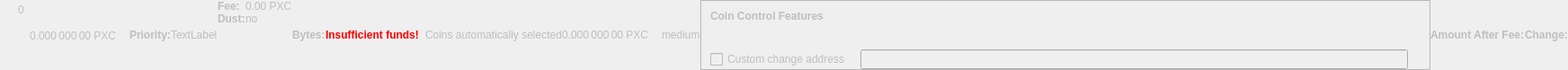
    <widget class="QWidget" name="dummyHideWidget" native="true">
     <property name="enabled">
      <bool>false</bool>
     </property>
     <property name="maximumSize">
      <size>
       <width>100</width>
       <height>22</height>
      </size>
     </property>
     <layout class="QHBoxLayout" name="dummyHideLayout">
      <property name="spacing">
       <number>0</number>
      </property>
      <property name="leftMargin">
       <number>0</number>
      </property>
      <property name="topMargin">
       <number>0</number>
      </property>
      <property name="rightMargin">
       <number>0</number>
      </property>
      <property name="bottomMargin">
       <number>0</number>
      </property>
      <item>
       <layout class="QFormLayout" name="formLayoutCoinControl1">
        <property name="horizontalSpacing">
         <number>10</number>
        </property>
        <property name="verticalSpacing">
         <number>14</number>
        </property>
        <property name="leftMargin">
         <number>10</number>
        </property>
        <property name="topMargin">
         <number>4</number>
        </property>
        <property name="rightMargin">
         <number>6</number>
        </property>
        <item row="0" column="1">
         <widget class="QLabel" name="labelCoinControlBytes">
          <property name="cursor">
           <cursorShape>IBeamCursor</cursorShape>
          </property>
          <property name="contextMenuPolicy">
           <enum>Qt::ActionsContextMenu</enum>
          </property>
          <property name="text">
           <string notr="true">0</string>
          </property>
          <property name="textInteractionFlags">
           <set>Qt::LinksAccessibleByMouse|Qt::TextSelectableByKeyboard|Qt::TextSelectableByMouse</set>
          </property>
         </widget>
        </item>
       </layout>
      </item>
      <item>
       <widget class="QLabel" name="labelCoinControlAfterFee">
        <property name="enabled">
         <bool>false</bool>
        </property>
        <property name="sizePolicy">
         <sizepolicy hsizetype="Fixed" vsizetype="Fixed">
          <horstretch>0</horstretch>
          <verstretch>0</verstretch>
         </sizepolicy>
        </property>
        <property name="minimumSize">
         <size>
          <width>111</width>
          <height>12</height>
         </size>
        </property>
        <property name="maximumSize">
         <size>
          <width>111</width>
          <height>12</height>
         </size>
        </property>
        <property name="cursor">
         <cursorShape>IBeamCursor</cursorShape>
        </property>
        <property name="contextMenuPolicy">
         <enum>Qt::ActionsContextMenu</enum>
        </property>
        <property name="text">
         <string notr="true">0.000 000 00 PXC</string>
        </property>
        <property name="textInteractionFlags">
         <set>Qt::LinksAccessibleByMouse|Qt::TextSelectableByKeyboard|Qt::TextSelectableByMouse</set>
        </property>
       </widget>
      </item>
      <item>
       <widget class="QLabel" name="labelCoinControlPriorityText">
        <property name="enabled">
         <bool>false</bool>
        </property>
        <property name="font">
         <font>
          <weight>75</weight>
          <bold>true</bold>
         </font>
        </property>
        <property name="text">
         <string>Priority:</string>
        </property>
       </widget>
      </item>
      <item>
       <layout class="QHBoxLayout" name="horizontalLayout">
        <item>
         <widget class="QLabel" name="WarningLabel">
          <property name="text">
           <string>TextLabel</string>
          </property>
         </widget>
        </item>
       </layout>
      </item>
      <item>
       <layout class="QFormLayout" name="formLayoutCoinControl3">
        <property name="horizontalSpacing">
         <number>0</number>
        </property>
        <property name="verticalSpacing">
         <number>0</number>
        </property>
        <property name="leftMargin">
         <number>0</number>
        </property>
        <property name="topMargin">
         <number>0</number>
        </property>
        <property name="rightMargin">
         <number>0</number>
        </property>
        <item row="0" column="0">
         <widget class="QLabel" name="labelCoinControlFeeText">
          <property name="enabled">
           <bool>false</bool>
          </property>
          <property name="font">
           <font>
            <weight>75</weight>
            <bold>true</bold>
           </font>
          </property>
          <property name="text">
           <string>Fee:</string>
          </property>
          <property name="margin">
           <number>0</number>
          </property>
         </widget>
        </item>
        <item row="0" column="1">
         <widget class="QLabel" name="labelCoinControlFee">
          <property name="enabled">
           <bool>false</bool>
          </property>
          <property name="cursor">
           <cursorShape>IBeamCursor</cursorShape>
          </property>
          <property name="contextMenuPolicy">
           <enum>Qt::ActionsContextMenu</enum>
          </property>
          <property name="text">
           <string notr="true">0.00 PXC</string>
          </property>
          <property name="textInteractionFlags">
           <set>Qt::LinksAccessibleByMouse|Qt::TextSelectableByKeyboard|Qt::TextSelectableByMouse</set>
          </property>
         </widget>
        </item>
        <item row="1" column="0">
         <widget class="QLabel" name="labelCoinControlLowOutputText">
          <property name="enabled">
           <bool>false</bool>
          </property>
          <property name="font">
           <font>
            <weight>75</weight>
            <bold>true</bold>
           </font>
          </property>
          <property name="text">
           <string>Dust:</string>
          </property>
         </widget>
        </item>
        <item row="1" column="1">
         <widget class="QLabel" name="labelCoinControlLowOutput">
          <property name="enabled">
           <bool>false</bool>
          </property>
          <property name="cursor">
           <cursorShape>IBeamCursor</cursorShape>
          </property>
          <property name="contextMenuPolicy">
           <enum>Qt::ActionsContextMenu</enum>
          </property>
          <property name="text">
           <string>no</string>
          </property>
          <property name="textInteractionFlags">
           <set>Qt::LinksAccessibleByMouse|Qt::TextSelectableByKeyboard|Qt::TextSelectableByMouse</set>
          </property>
         </widget>
        </item>
       </layout>
      </item>
      <item>
       <widget class="QLabel" name="labelCoinControlBytesText">
        <property name="enabled">
         <bool>false</bool>
        </property>
        <property name="font">
         <font>
          <weight>75</weight>
          <bold>true</bold>
         </font>
        </property>
        <property name="text">
         <string>Bytes:</string>
        </property>
       </widget>
      </item>
      <item>
       <layout class="QFormLayout" name="formLayoutCoinControl2">
        <property name="horizontalSpacing">
         <number>0</number>
        </property>
        <property name="verticalSpacing">
         <number>0</number>
        </property>
        <property name="leftMargin">
         <number>0</number>
        </property>
        <property name="topMargin">
         <number>0</number>
        </property>
        <property name="rightMargin">
         <number>0</number>
        </property>
       </layout>
      </item>
      <item>
       <layout class="QHBoxLayout" name="horizontalLayoutCoinControl2">
        <property name="spacing">
         <number>0</number>
        </property>
        <property name="bottomMargin">
         <number>0</number>
        </property>
       </layout>
      </item>
      <item>
       <widget class="QLabel" name="labelCoinControlInsuffFunds">
        <property name="enabled">
         <bool>false</bool>
        </property>
        <property name="minimumSize">
         <size>
          <width>0</width>
          <height>0</height>
         </size>
        </property>
        <property name="font">
         <font>
          <weight>75</weight>
          <bold>true</bold>
         </font>
        </property>
        <property name="styleSheet">
         <string notr="true">color:red;font-weight:bold;</string>
        </property>
        <property name="text">
         <string>Insufficient funds!</string>
        </property>
        <property name="margin">
         <number>5</number>
        </property>
       </widget>
      </item>
      <item>
       <layout class="QFormLayout" name="formLayoutCoinControl4">
        <property name="horizontalSpacing">
         <number>0</number>
        </property>
        <property name="verticalSpacing">
         <number>0</number>
        </property>
        <property name="leftMargin">
         <number>0</number>
        </property>
        <property name="topMargin">
         <number>0</number>
        </property>
        <property name="rightMargin">
         <number>0</number>
        </property>
       </layout>
      </item>
      <item>
       <widget class="QLabel" name="labelCoinControlChangeLabel">
        <property name="enabled">
         <bool>false</bool>
        </property>
        <property name="sizePolicy">
         <sizepolicy hsizetype="Preferred" vsizetype="Expanding">
          <horstretch>0</horstretch>
          <verstretch>0</verstretch>
         </sizepolicy>
        </property>
        <property name="minimumSize">
         <size>
          <width>0</width>
          <height>0</height>
         </size>
        </property>
        <property name="text">
         <string/>
        </property>
        <property name="margin">
         <number>3</number>
        </property>
       </widget>
      </item>
      <item>
       <widget class="QLabel" name="labelCoinControlAutomaticallySelected">
        <property name="enabled">
         <bool>false</bool>
        </property>
        <property name="sizePolicy">
         <sizepolicy hsizetype="Fixed" vsizetype="Fixed">
          <horstretch>0</horstretch>
          <verstretch>0</verstretch>
         </sizepolicy>
        </property>
        <property name="minimumSize">
         <size>
          <width>0</width>
          <height>0</height>
         </size>
        </property>
        <property name="maximumSize">
         <size>
          <width>240</width>
          <height>16777215</height>
         </size>
        </property>
        <property name="text">
         <string>Coins automatically selected</string>
        </property>
        <property name="margin">
         <number>5</number>
        </property>
       </widget>
      </item>
      <item>
       <widget class="QLabel" name="labelCoinControlChange">
        <property name="enabled">
         <bool>false</bool>
        </property>
        <property name="sizePolicy">
         <sizepolicy hsizetype="Fixed" vsizetype="Fixed">
          <horstretch>0</horstretch>
          <verstretch>0</verstretch>
         </sizepolicy>
        </property>
        <property name="minimumSize">
         <size>
          <width>111</width>
          <height>0</height>
         </size>
        </property>
        <property name="maximumSize">
         <size>
          <width>111</width>
          <height>16777215</height>
         </size>
        </property>
        <property name="cursor">
         <cursorShape>IBeamCursor</cursorShape>
        </property>
        <property name="contextMenuPolicy">
         <enum>Qt::ActionsContextMenu</enum>
        </property>
        <property name="text">
         <string notr="true">0.000 000 00 PXC</string>
        </property>
        <property name="textInteractionFlags">
         <set>Qt::LinksAccessibleByMouse|Qt::TextSelectableByKeyboard|Qt::TextSelectableByMouse</set>
        </property>
       </widget>
      </item>
      <item>
       <widget class="QLabel" name="labelCoinControlPriority">
        <property name="enabled">
         <bool>false</bool>
        </property>
        <property name="cursor">
         <cursorShape>IBeamCursor</cursorShape>
        </property>
        <property name="contextMenuPolicy">
         <enum>Qt::ActionsContextMenu</enum>
        </property>
        <property name="text">
         <string>medium</string>
        </property>
        <property name="textInteractionFlags">
         <set>Qt::LinksAccessibleByMouse|Qt::TextSelectableByKeyboard|Qt::TextSelectableByMouse</set>
        </property>
       </widget>
      </item>
      <item>
       <widget class="QFrame" name="frameCoinControl">
        <property name="sizePolicy">
         <sizepolicy hsizetype="Expanding" vsizetype="Expanding">
          <horstretch>0</horstretch>
          <verstretch>0</verstretch>
         </sizepolicy>
        </property>
        <property name="maximumSize">
         <size>
          <width>16777215</width>
          <height>16777215</height>
         </size>
        </property>
        <property name="frameShape">
         <enum>QFrame::StyledPanel</enum>
        </property>
        <property name="frameShadow">
         <enum>QFrame::Sunken</enum>
        </property>
        <layout class="QVBoxLayout" name="verticalLayoutCoinControl2_2">
         <property name="spacing">
          <number>0</number>
         </property>
         <property name="leftMargin">
          <number>0</number>
         </property>
         <property name="topMargin">
          <number>0</number>
         </property>
         <property name="rightMargin">
          <number>0</number>
         </property>
         <property name="bottomMargin">
          <number>0</number>
         </property>
         <item>
          <layout class="QVBoxLayout" name="verticalLayoutCoinControl" stretch="0,0,0,1">
           <property name="spacing">
            <number>0</number>
           </property>
           <property name="leftMargin">
            <number>10</number>
           </property>
           <property name="topMargin">
            <number>10</number>
           </property>
           <item>
            <layout class="QHBoxLayout" name="horizontalLayoutCoinControl1">
             <property name="bottomMargin">
              <number>15</number>
             </property>
             <item>
              <widget class="QLabel" name="labelCoinControlFeatures">
               <property name="enabled">
                <bool>false</bool>
               </property>
               <property name="sizePolicy">
                <sizepolicy hsizetype="Preferred" vsizetype="Maximum">
                 <horstretch>0</horstretch>
                 <verstretch>0</verstretch>
                </sizepolicy>
               </property>
               <property name="font">
                <font>
                 <weight>75</weight>
                 <bold>true</bold>
                </font>
               </property>
               <property name="styleSheet">
                <string notr="true">font-weight:bold;</string>
               </property>
               <property name="text">
                <string>Coin Control Features</string>
               </property>
              </widget>
             </item>
            </layout>
           </item>
           <item>
            <widget class="QWidget" name="widgetCoinControl" native="true">
             <property name="sizePolicy">
              <sizepolicy hsizetype="Preferred" vsizetype="Preferred">
               <horstretch>0</horstretch>
               <verstretch>0</verstretch>
              </sizepolicy>
             </property>
             <property name="minimumSize">
              <size>
               <width>0</width>
               <height>0</height>
              </size>
             </property>
             <property name="styleSheet">
              <string notr="true"/>
             </property>
             <layout class="QHBoxLayout" name="horizontalLayoutCoinControl5_2">
              <property name="leftMargin">
               <number>0</number>
              </property>
              <property name="topMargin">
               <number>0</number>
              </property>
              <property name="rightMargin">
               <number>0</number>
              </property>
              <property name="bottomMargin">
               <number>0</number>
              </property>
              <item>
               <layout class="QHBoxLayout" name="horizontalLayoutCoinControl3">
                <property name="spacing">
                 <number>20</number>
                </property>
                <property name="topMargin">
                 <number>0</number>
                </property>
                <property name="bottomMargin">
                 <number>10</number>
                </property>
               </layout>
              </item>
             </layout>
            </widget>
           </item>
           <item>
            <layout class="QHBoxLayout" name="horizontalLayoutCoinControl4" stretch="0,0,0">
             <property name="spacing">
              <number>12</number>
             </property>
             <property name="sizeConstraint">
              <enum>QLayout::SetDefaultConstraint</enum>
             </property>
             <property name="topMargin">
              <number>5</number>
             </property>
             <property name="rightMargin">
              <number>5</number>
             </property>
             <item>
              <widget class="QCheckBox" name="checkBoxCoinControlChange">
               <property name="enabled">
                <bool>false</bool>
               </property>
               <property name="toolTip">
                <string>If this is activated, but the change address is empty or invalid, change will be sent to a newly generated address.</string>
               </property>
               <property name="text">
                <string>Custom change address</string>
               </property>
              </widget>
             </item>
             <item>
              <widget class="QValidatedLineEdit" name="lineEditCoinControlChange">
               <property name="enabled">
                <bool>false</bool>
               </property>
               <property name="sizePolicy">
                <sizepolicy hsizetype="Expanding" vsizetype="Fixed">
                 <horstretch>0</horstretch>
                 <verstretch>0</verstretch>
                </sizepolicy>
               </property>
              </widget>
             </item>
             <item>
              <widget class="QLabel" name="labelCoinControlChangeLabel_2">
               <property name="sizePolicy">
                <sizepolicy hsizetype="Preferred" vsizetype="Expanding">
                 <horstretch>0</horstretch>
                 <verstretch>0</verstretch>
                </sizepolicy>
               </property>
               <property name="minimumSize">
                <size>
                 <width>0</width>
                 <height>0</height>
                </size>
               </property>
               <property name="text">
                <string/>
               </property>
               <property name="margin">
                <number>3</number>
               </property>
              </widget>
             </item>
            </layout>
           </item>
           <item>
            <spacer name="verticalSpacerCoinControl">
             <property name="orientation">
              <enum>Qt::Vertical</enum>
             </property>
             <property name="sizeHint" stdset="0">
              <size>
               <width>800</width>
               <height>1</height>
              </size>
             </property>
            </spacer>
           </item>
          </layout>
         </item>
        </layout>
       </widget>
      </item>
      <item>
       <widget class="QLabel" name="labelCoinControlAfterFeeText">
        <property name="enabled">
         <bool>false</bool>
        </property>
        <property name="minimumSize">
         <size>
          <width>0</width>
          <height>0</height>
         </size>
        </property>
        <property name="maximumSize">
         <size>
          <width>16777215</width>
          <height>16777215</height>
         </size>
        </property>
        <property name="font">
         <font>
          <weight>75</weight>
          <bold>true</bold>
         </font>
        </property>
        <property name="text">
         <string>Amount After Fee:</string>
        </property>
        <property name="alignment">
         <set>Qt::AlignLeading|Qt::AlignLeft|Qt::AlignVCenter</set>
        </property>
        <property name="margin">
         <number>0</number>
        </property>
       </widget>
      </item>
      <item>
       <widget class="QLabel" name="labelCoinControlChangeText">
        <property name="enabled">
         <bool>false</bool>
        </property>
        <property name="sizePolicy">
         <sizepolicy hsizetype="Preferred" vsizetype="Preferred">
          <horstretch>0</horstretch>
          <verstretch>0</verstretch>
         </sizepolicy>
        </property>
        <property name="minimumSize">
         <size>
          <width>0</width>
          <height>0</height>
         </size>
        </property>
        <property name="maximumSize">
         <size>
          <width>16777215</width>
          <height>16777215</height>
         </size>
        </property>
        <property name="font">
         <font>
          <weight>75</weight>
          <bold>true</bold>
         </font>
        </property>
        <property name="text">
         <string>Change:</string>
        </property>
        <property name="alignment">
         <set>Qt::AlignLeading|Qt::AlignLeft|Qt::AlignVCenter</set>
        </property>
       </widget>
      </item>
     </layout>
    </widget>
